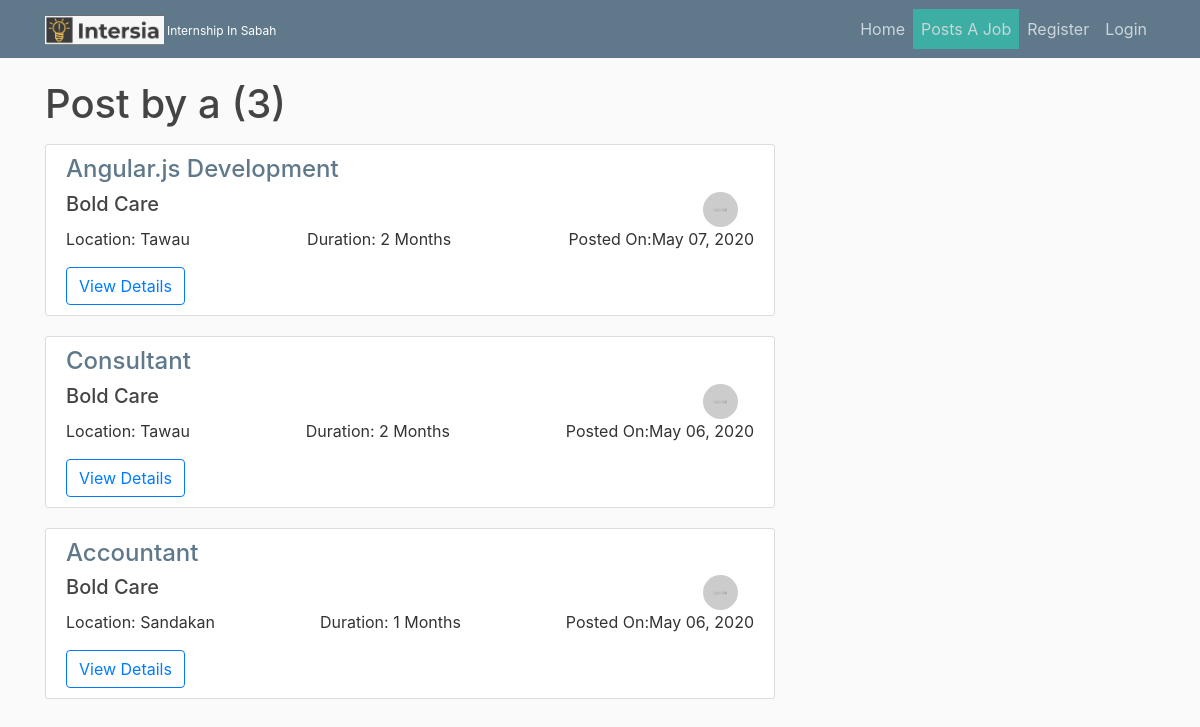
The page /user/a on the database as committed earlier.
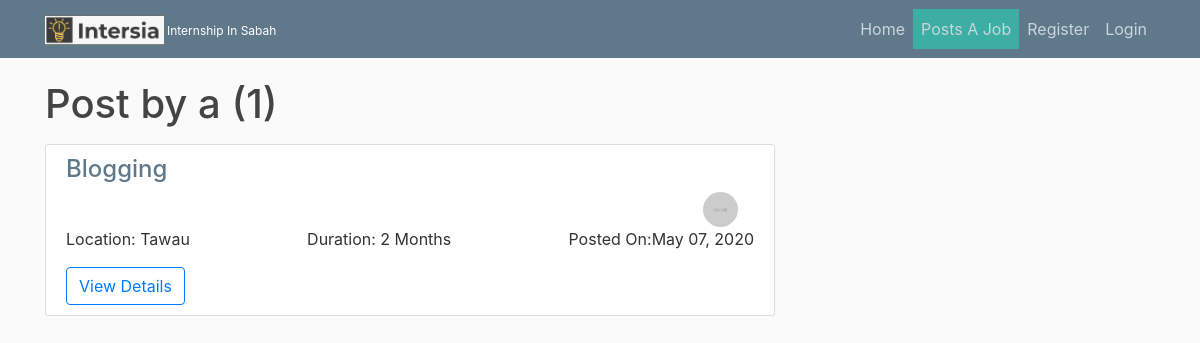
The same page on the database as committed later.
### joblist/models.py (models this page shows, shortened)
class Post(models.Model):
    JOB_CATEGORY =(
    (".NET Development", ".NET Development"),
    ("3D Printing", "3D Printing"),
    ("Accounts", "Accounts"),
    ("Acting", "Acting"),
    ("Agriculture & Food Engineering", "Agriculture & Food Engineering"),
    ("Analytics", "Analytics"),
    ("Android App Development", "Android App Development"),
    ("Angular.js Development", "Angular.js Development"),
    ("Animation", "Animation"),
    ("Architecture", "Architecture"),
    ("Artificial Intelligence (AI)", "Artificial Intelligence (AI)"),
    ("ASP.NET Development", "ASP.NET Development"),
    ("Automobile Engineering", "Automobile Engineering"),
    ("Backend Development", "Backend Development"),
    ("Big Data", "Big Data"),
    ("Bioinformatics", "Bioinformatics"),
    ("Biology", "Biology"),
    ("Biotechnology Engineering", "Biotechnology Engineering"),
    ("Blogging", "Blogging"),
    ("Brand Management", "Brand Management"),
    ("CAD Design", "CAD Design"),
    ("Campus Ambassador", "Campus Ambassador"),
    ("Chartered Accountancy (CA)", "Chartered Accountancy (CA)"),
    ("Chemical Engineering", "Chemical Engineering"),
    ("Chemistry", "Chemistry"),
    ("Cinematography", "Cinematography"),
    ("Civil Engineering", "Civil Engineering"),
    ("Client Servicing", "Client Servicing"),
    ("Cloud Computing", "Cloud Computing"),
    ("Commerce", "Commerce"),
    ("Company Secretary (CS)", "Company Secretary (CS)"),
    ("Computer Science", "Computer Science"),
    ("Computer Vision", "Computer Vision"),
    ("Content Writing", "Content Writing"),
    ("Copywriting", "Copywriting"),
    ("Creative Writing", "Creative Writing"),
    ("Customer Service", "Customer Service"),
    ("Cyber Security", "Cyber Security"),
    ("Data Entry", "Data Entry"),
    ("Data Science", "Data Science"),
    ("Database Building", "Database Building"),
    ("Design", "Design"),
    ("Digital Marketing", "Digital Marketing"),
    ("Editorial", "Editorial"),
    ("Electrical Engineering", "Electrical Engineering"),
    ("Electronics Engineering", "Electronics Engineering"),
    ("Embedded Systems", "Embedded Systems"),
   ("Energy Science & Engineering", "Energy Science & Engineering"),
   ("Engineering", "Engineering"),
   ("Engineering Design", "Engineering Design"),
   ("Environmental Sciences", "Environmental Sciences"),
   ("Event Management", "Event Management"),
   ("Facebook Marketing", "Facebook Marketing"),
   ("Fashion Design", "Fashion Design"),
   ("Film Making", "Film Making"),
   ("Finance", "Finance"),
   ("Front End Development", "Front End Development"),
   ("Full Stack Development", "Full Stack Development"),
   ("Fundraising", "Fundraising"),
   ("Game Development", "Game Development"),
   ("General Management", "General Management"),
   ("Government", "Government"),
   ("Graphic Design", "Graphic Design"),
   ("Hospitality", "Hospitality"),
   ("Hotel Management", "Hotel Management"),
   ("Human Resources (HR)", "Human Resources (HR)"),
   ("Humanities", "Humanities"),
   ("Image Processing", "Image Processing"),
   ("Industrial & Production Engineering", "Industrial & Production Engineering"),
   ("Industrial Design", "Industrial Design"),
   ("Information Technology", "Information Technology"),
   ("Instrumentation & Control Engineering", "Instrumentation & Control Engineering"),
   ("Interior Design", "Interior Design"),
   ("Internet of Things (IoT)", "Internet of Things (IoT)"),
   ("iOS App Development", "iOS App Development"),
   ("Java Development", "Java Development"),
   ("Javascript Development", "Javascript Development"),
   ("Journalism", "Journalism"),
   ("Law", "Law"),
   ("Legal Research", "Legal Research"),
   ("Machine Learning", "Machine Learning"),
   ("Magento Development", "Magento Development"),
   ("Manufacturing Engineering", "Manufacturing Engineering"),
   ("Market/Business Research", "Market/Business Research"),
   ("Marketing", "Marketing"),
   ("Mathematics", "Mathematics"),
   ("Mathematics & Computing", "Mathematics & Computing"),
   ("MBA", "MBA"),
   ("Mechanical Engineering", "Mechanical Engineering"),
   ("Mechatronics", "Mechatronics"),
   ("Media", "Media"),
   ("Medicine", "Medicine"),
   ("Merchandise Design", "Merchandise Design"),
   ("Metallurgical Engineering", "Metallurgical Engineering"),
   ("Mobile App Development", "Mobile App Development"),
   ("Motion Graphics", "Motion Graphics"),
   ("Naval Architecture and Ocean Engineeering", "Naval Architecture and Ocean Engineeering"),
   ("Network Engineering", "Network Engineering"),
   ("NGO", "NGO"),
   ("Node.js Development", "Node.js Development"),
   ("Operations", "Operations"),
   ("Pharmaceutical", "Pharmaceutical"),
   ("Photography", "Photography"),
   ("PHP Development", "PHP Development"),
   ("Physics", "Physics"),
   ("Political/Economics/Policy Research", "Political/Economics/Policy Research"),
   ("Public Relations (PR)", "Public Relations (PR)"),
   ("Product Management", "Product Management"),
   ("Programming", "Programming"),
   ("Psychology", "Psychology"),
   ("Python/Django Development", "Python/Django Development"),
   ("Recruitment", "Recruitment"),
   ("Ruby on Rails", "Ruby on Rails"),
   ("Sales", "Sales"),
   ("Science", "Science"),
   ("Search Engine Optimization (SEO)", "Search Engine Optimization (SEO)"),
   ("Social Media Marketing", "Social Media Marketing"),
   ("Social Work", "Social Work"),
   ("Software Development", "Software Development"),
   ("Software Testing", "Software Testing"),
   ("Statistics", "Statistics"),
   ("Strategy", "Strategy"),
   ("Supply Chain Management (SCM)", "Supply Chain Management (SCM)"),
   ("Teaching", "Teaching"),
   ("Telecalling", "Telecalling"),
   ("Travel & Tourism", "Travel & Tourism"),
   ("UI/UX Design", "UI/UX Design"),
   ("Video Making/Editing", "Video Making/Editing"),
   ("Videography", "Videography"),
   ("Volunteering", "Volunteering"),
   ("Web Development", "Web Development"),
   ("Wordpress Development", "Wordpress Development"),
  )
    DAERAH= (('Works from Home','Works from Home'),('Tawau','Tawau'),('Sandakan','Sandakan'),('Lahad Datu','Lahad Datu'),('Kota Kinabalu','Kota Kinabalu'),('Semporna','Semporna'))
    DURATION =(('1 Months','1 Months'),('2 Months','2 Months'),('3 Months','3 Months'),('4 Months','4 Months'),('5 Months','5 Months'),('6 Months','6 Months'))
    AVAILABLE =(('1','1'),('2','2'),('3','3'),('3','3'),('4','4'),('5','5'),('6','6'),('7','7'),('8','8'),('9','9'),('10','10'),('11','11'),('12','12'),('13','13'),('14','14'),('15','15'),('16','16'),('17','17'),('18','18'),('19','19'),('20','20'))
    content = models.TextField("About the work")
    responsibility = models.TextField("Selected intern's day-to-day responsibilities include")
    skills= models.CharField(max_length=100)
    perks = models.CharField(max_length=100)
    who_apply= models.TextField("Who can apply")
    date_posted = models.DateTimeField(default=timezone.now)
    author = models.ForeignKey(User, on_delete =models.CASCADE)
    available = models.CharField(max_length=2,choices= AVAILABLE )
    category= models.CharField(max_length=100, choices= JOB_CATEGORY)
    daerah= models.CharField(max_length=100, choices= DAERAH)
    duration= models.CharField(max_length=100, choices= DURATION)
    contact= models.CharField(max_length=100)

### users/models.py (models this page shows, shortened)
class Profile(models.Model):
    user = models.OneToOneField(User, on_delete=models.CASCADE)
    image= models.ImageField(default='default.jpg',upload_to="profile_pics")
    about_company=models.TextField()
    company_name =models.CharField(max_length=100)

### joblist/views.py (the view)
# urls.py: path('user/<str:username>', UserPostListView.as_view(), name='user-posts'),
class UserPostListView(ListView):
    model = Post
    template_name = 'joblist/user_post.html'
    context_object_name = 'posts'
    paginate_by = 15
    def get_queryset(self):
        user = get_object_or_404(User, username=self.kwargs.get('username'))
        return Post.objects.filter(author=user).order_by('-date_posted')

### joblist/templates/joblist/user_post.html (shortened to what this page needs)
{% extends "joblist/base.html" %}
{% block content %}
<h1 class="mb-3">Post by {{ view.kwargs.username}} ({{ page_obj.paginator.count}})</h1>
{% for post in posts %}
<article class="media content-section">
  <div class="media-body">
    <h4><a class="article-title" href="{% url 'post-detail' post.id %}" style="color: #5F788A;">{{ post.category }}</a></h4>
    <div style="display: flex;justify-content: space-between;">
      <h5>{{ post.author.profile.company_name }}</h5>   <img src="{{ post.author.profile.image.url }}" alt="" class="rounded-circle article-img">
    </div>
    <div class="" style="display: flex;justify-content: space-between;">
      <p>Location: {{ post.daerah }}</p>
      <p>Duration: {{ post.duration }}</p>
        <p>Posted On:{{ post.date_posted|date:"F d, Y" }}</p>
    </div>
      <a class="btn btn-outline-primary" href="{% url 'post-detail' post.id %}">View Details</a>
  </div>
</article>
{% endfor %}
{% endblock content %}

### joblist/templates/joblist/base.html (shortened to what this page needs)
{% load static %}
<!doctype html>
<html lang="en">
<head>
    <link rel="stylesheet" href="https://stackpath.bootstrapcdn.com/bootstrap/4.3.1/css/bootstrap.min.css"
>
    <link rel="stylesheet" href="{% static 'joblist/main.css' %}">
</head>
<body>
    <header class="site-header">
        <nav class="navbar navbar-expand-md navbar-dark bg-steel fixed-top">
            <div class="container">
                <div class="logo-container">
                    <a class="navbar-brand mr-4" href="{% url 'joblist-home' %}"><img src="{% static "images/logo1.png" %}" alt="My image" class="logo"><small class="logo-sub">
                        Internship In Sabah
                    </small> </a>
                </div>
                <div class="collapse navbar-collapse" id="navbarToggle">
                    <div class="navbar-nav">
                        {% if user.is_authenticated%}
                        <a class="nav-item nav-link" href="{% url 'joblist-home' %}">Home</a>
                        <a class="nav-item nav-link" href="{% url 'profile' %}">Profile</a>
                        <a class="nav-item nav-link navbar-right" href="{% url 'post-create' %}">Posts A Job</a>
                        <a class="nav-item nav-link" href="https://intersia.herokuapp.com/user/{{ user.profile.user }}">Your Post</a>
                        {% comment %}     <a class="nav-item nav-link"  href="{% url 'user-posts' object.author.username %}">Your Post</a> {% endcomment %}
                        <a class="nav-item nav-link" href="{% url 'logout' %}">Logout</a>
                        {% else %}
                        <a class="nav-item nav-link" href="{% url 'joblist-home' %}">Home</a>
                        <a class="nav-item nav-link navbar-right" href="{% url 'login' %}">Posts A Job</a>
                        <a class="nav-item nav-link " href="{% url 'register' %}">Register</a>
                        <a class="nav-item nav-link " href="{% url 'login' %}">Login</a>
                        {% endif %}
                    </div>
                </div>
            </div>
        </nav>
    </header>
    <main role="main" class="container">
        <div class="row">
            <div class="col-md-8">
                {% block content %}{% endblock %}
            </div>
            <div class="col-md-4">
            </div>
        </div>
    </main>
</body>
</html>

### joblist/static/joblist/main.css (style rules this page uses)
body { background: #fafafa; color: #333333; margin-top: 5rem; }
h1, h2, h3, h4, h5, h6 { color: #444444; }
.bg-steel { background-color: #5f788a; }
.site-header .navbar-nav .nav-link { color: #cbd5db; }
.content-section { background: #ffffff; padding: 10px 20px; border: 1px solid #dddddd; border-radius: 3px; margin-bottom: 20px; }
.article-title { color: #444444; }
.article-img { height: 35px; width: 35px; margin-right: 16px; }
.navbar-right { background-color:#3caea3 !important; }
.logo { height: 30px; width: auto; }
.logo-container { display: flex; flex-direction: column; }
.logo-sub { font-size: 60%; }

Rows that differ between the two databases and show on the page:
removed Post: category "Angular.js Development", author.profile.company_name "Bold Care", author.profile.image (placeholder picture), daerah "Tawau", duration "2 Months", date_posted "May 07, 2020"
removed Post: category "Consultant", author.profile.company_name "Bold Care", author.profile.image (placeholder picture), daerah "Tawau", duration "2 Months", date_posted "May 06, 2020"
removed Post: category "Accountant", author.profile.company_name "Bold Care", author.profile.image (placeholder picture), daerah "Sandakan", duration "1 Months", date_posted "May 06, 2020"
added Post: category "Blogging", author.profile.image (placeholder picture), daerah "Tawau", duration "2 Months", date_posted "May 07, 2020"
Other text that changed with them:
{{ page_obj.paginator.count }}: "3" → "1"
